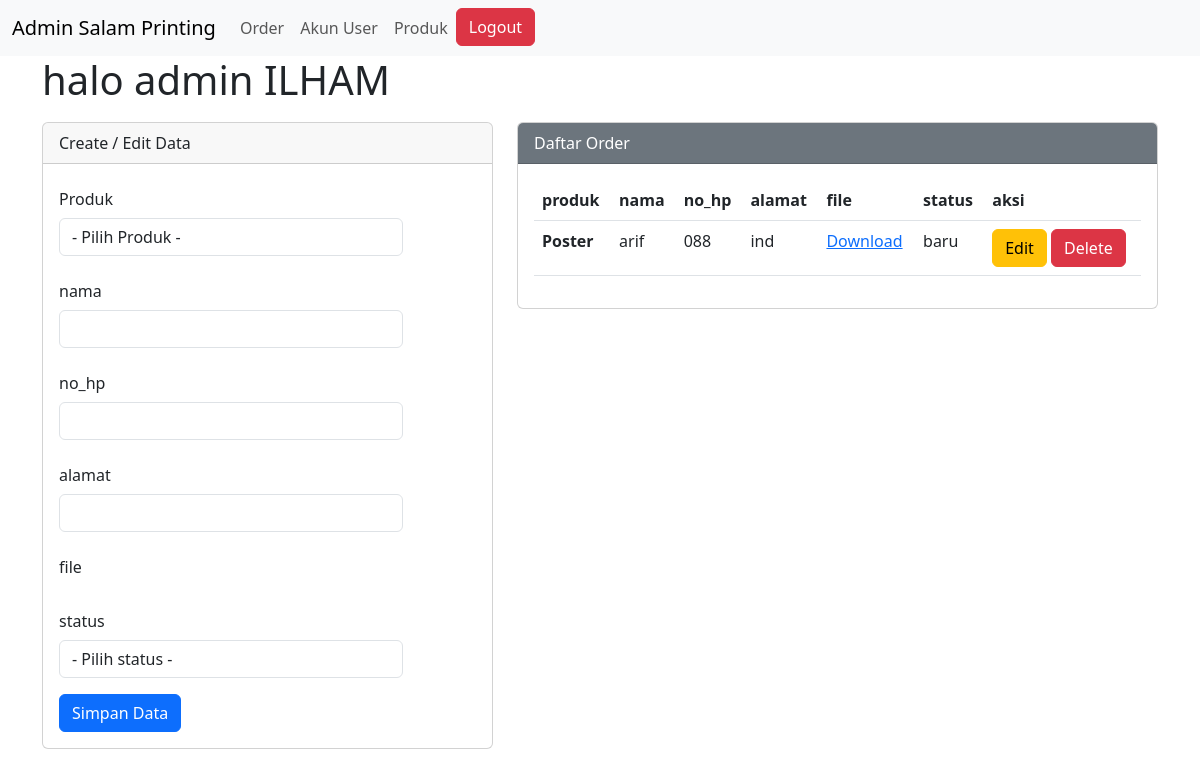
The page /order_admin.php (signed in) on the database its author committed.
### tables this page shows
CREATE TABLE `transaksi` (
  `id_transaksi` int(11) NOT NULL,
  `produk` varchar(100) NOT NULL,
  `nama` varchar(100) NOT NULL,
  `no_hp` varchar(15) NOT NULL,
  `alamat` varchar(500) NOT NULL,
  `file` varchar(2000) NOT NULL,
  `status` varchar(100) DEFAULT NULL
);

### script_order.php (called while the page is built, shortened)
<?php
$nama      = "";
$no_hp     = "";
$alamat    = "";
?>

### order_admin.php (the view, shortened to what this page needs)
<?php
@include 'config.php';
@include 'script_order.php';
?>
<!DOCTYPE html>
<html lang="en">
<head>
    <link href="https://cdn.jsdelivr.net/npm/bootstrap@5.3.0/dist/css/bootstrap.min.css" rel="stylesheet">
</head>
<body>
    <nav class="navbar navbar-expand-lg bg-body-tertiary">
        <div class="container-fluid">
            <a class="navbar-brand" href="#">Admin Salam Printing</a>
            <div class="collapse navbar-collapse" id_transaksi="navbarSupportedContent">
                <ul class="navbar-nav me-auto mb-2 mb-lg-0">
                    <li class="nav-item">
                        <a class="nav-link" aria-current="page" href="order_admin.php">Order</a>
                    </li>
                    <li class="nav-item">
                        <a class="nav-link" aria-current="page" href="akun_admin.php">Akun User</a>
                    </li>
                    <li class="nav-item">
                        <a class="nav-link" aria-current="page" href="produk_admin.php">Produk</a>
                    </li>
                    <li>
                        <a href="script_logout.php" onclick="return confirm('Yakin mau logout?')"><button type="button" class="btn btn-danger">Logout</button></a>
                    </li>
                </ul>
            </div>
        </div>
    </nav>
    <div class="container">
    <h1>halo admin <span><?php echo $_SESSION['admin_name'] ?></span></h1>
        <div class="row">
            <div class="col-md-5 col-sm-6">
                <div class="card">
                    <div class="card-header">
                        Create / Edit Data
                    </div>
                    <div class="card-body">
                        <form action="" method="POST">
                            <div class="mb-3 row">
                                <label for="produk" class="col-sm-3 col-form-label">Produk</label>
                                <div class="col-sm-10">
                                    <select class="form-control" name="produk">
                                        <option value="">- Pilih Produk -</option>
                                    </select>
                                </div>
                            </div>
                            <div class="mb-3 row">
                                <label for="nama" class="col-sm-3 col-form-label">nama</label>
                                <div class="col-sm-10">
                                    <input type="text" class="form-control" id_transaksi="nama" name="nama" value="<?php echo $nama ?>">
                                </div>
                            </div>
                            <div class="mb-3 row">
                                <label for="no_hp" class="col-sm-3 col-form-label">no_hp</label>
                                <div class="col-sm-10">
                                    <input type="text" class="form-control" id_transaksi="no_hp" name="no_hp" value="<?php echo $no_hp ?>">
                                </div>
                            </div>
                            <div class="mb-3 row">
                                <label for="alamat" class="col-sm-3 col-form-label">alamat</label>
                                <div class="col-sm-10">
                                    <input type="text" class="form-control" id_transaksi="alamat" name="alamat" value="<?php echo $alamat ?>">
                                </div>
                            </div>
                            <div class="mb-3 row">
                                <label for="file" class="col-sm-3 col-form-label">file</label>
                            </div>
                            <div class="mb-3 row">
                                <label for="status" class="col-sm-3 col-form-label">status</label>
                                <div class="col-sm-10">
                                    <select class="form-control" name="status">
                                        <option value="">- Pilih status -</option>
                                    </select>
                                </div>
                            </div>
                            <div class="col-12">
                                <input type="submit" name="simpan" value="Simpan Data" class="btn btn-primary" />
                            </div>
                        </form>
                    </div>
                </div>
            </div>
            <div class="col-md-7 col-sm-12">
                <div class="card">
                    <div class="card-header text-white bg-secondary">
                        Daftar Order
                    </div>
                    <div class="card-body">
                        <table class="table">
                            <thead>
                                <tr>
                                    <th scope="col">produk</th>
                                    <th scope="col">nama</th>
                                    <th scope="col">no_hp</th>
                                    <th scope="col">alamat</th>
                                    <th scope="col">file</th>
                                    <th scope="col">status</th>
                                    <th scope="col">aksi</th>
                                </tr>
                            </thead>
                            <tbody>
                                <?php
                                $sql2   = "select * from transaksi order by id_transaksi desc";
                                $q2     = mysqli_query($koneksi, $sql2);
                                while ($r2 = mysqli_fetch_array($q2)) {
                                    $id_transaksi   = $r2['id_transaksi'];
                                    $produk         = $r2['produk'];
                                    $nama           = $r2['nama'];
                                    $no_hp          = $r2['no_hp'];
                                    $alamat         = $r2['alamat'];
                                    $file           = $r2['file'];
                                    $status         = $r2['status'];
                                ?>
                                    <tr>
                                        <th scope="row"><?php echo $produk ?></th>
                                        <td scope="row"><?php echo $nama ?></td>
                                        <td scope="row"><?php echo $no_hp ?></td>
                                        <td scope="row"><?php echo $alamat ?></td>
                                        <td scope="row"><a href="script_download.php?url=<?php echo $file ?>">Download</a></td>
                                        <td scope="row"><?php echo $status ?></td>
                                        <td scope="row">
                                            <a href="order_admin.php?op=edit&id_transaksi=<?php echo $id_transaksi ?>"><button type="button" class="btn btn-warning">Edit</button></a>
                                            <a href="order_admin.php?op=delete&id_transaksi=<?php echo $id_transaksi?>" onclick="return confirm('Yakin mau delete data?')"><button type="button" class="btn btn-danger">Delete</button></a>
                                        </td>
                                    </tr>
                                <?php
                                }
                                ?>
                            </tbody>
                        </table>
                    </div>
                </div>
            </div>
        </div>
    </div>
</body>
</html>

### order_admin.php (style rules this page uses)
.card { margin-top: 10px; }

### rows shown on the page
transaksi: produk "Poster", nama "arif", no_hp "088", alamat "ind", status "baru"

### other values the page prints
$_SESSION['admin_name'] "ILHAM"
